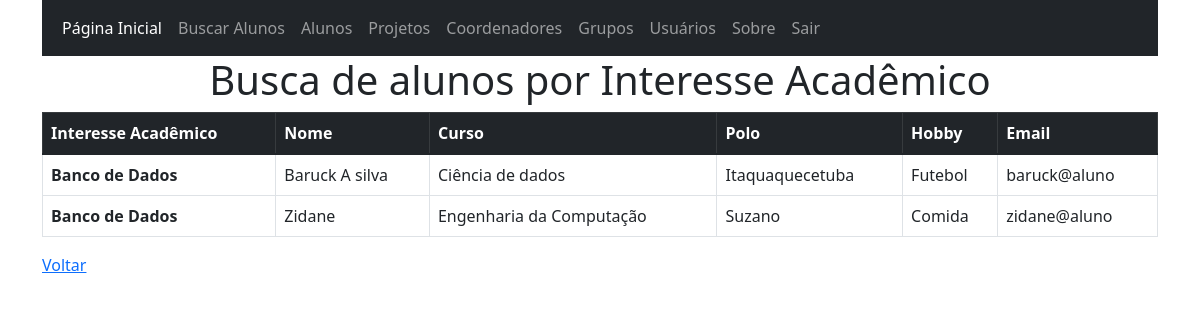
Screenshot of /busca_por_interesse (signed in) with the database file from the repository.
### app.py (models this page shows, shortened)
class alunos(db.Model):
    ra = db.Column(db.Integer, primary_key=True)
    nome = db.Column(db.String(50))
    email = db.Column(db.String(50))
    senha = db.Column(db.String(50))
    curso = db.Column(db.String(50))
    polo = db.Column(db.String(50))
    interesse = db.Column(db.String(50))
    hobby = db.Column(db.String(50))
    telefone = db.Column(db.String(15))
    tipo_usuario = db.Column(db.String(20))
    projeto_id = db.Column(db.Integer, ForeignKey('projetos.id'))
    grupo_id = db.Column(db.Integer, ForeignKey('grupos.id'))

### app.py (the view)
@app.route('/busca_por_interesse', methods=['GET','POST'])
def busca_por_interesse():
    aluno_teste = {
        "nome":"Aluno Teste",
        "curso":"Engenharia da Computação",
        "polo":"Santa Isabel",
        "interesse":"Banco de Dados",
        "hobby":"Futebol"
    }
    integrantes = alunos.query.filter_by(interesse=aluno_teste['interesse'])
    return render_template('busca_por_interesse.html', integrantes=integrantes)

### app.py (called while the page is built)
@login_manager.user_loader
def load_user(user_id):
    return usuarios.query.get(user_id)

### templates/busca_por_interesse.html
{% extends 'base.html' %}
{% block conteudo %}
    <h1 align="center">Busca de alunos por Interesse Acadêmico</h1>
    <table class="table table-bordered table-hover">
        <thead class="table-dark">
            <th scope="col">Interesse Acadêmico</th>
            <th scope="col">Nome</th>
            <th scope="col">Curso</th>
            <th scope="col">Polo</th>
            <th scope="col">Hobby</th>
            <th scope="col">Email</th>
        </thead>
        <tbody>
            {% for aluno in integrantes %}
                <tr>
                    <td><strong>{{aluno.interesse}}</strong></td>
                    <td>{{aluno.nome}}</td>
                    <td>{{aluno.curso}}</td>
                    <td>{{aluno.polo}}</td>
                    <td>{{aluno.hobby}}</td>
                    <td>{{aluno.email}}</td>
                </tr>
            {% endfor %}
        </tbody>
    </table>
    <a href="{{url_for('buscar_alunos')}}">Voltar</a>
{% endblock conteudo %}

### rows the page displays
alunos: interesse "Banco de Dados", nome "Baruck A silva", curso "Ciência de dados", polo "Itaquaquecetuba", hobby "Futebol", email "baruck@aluno"
alunos: interesse "Banco de Dados", nome "Zidane", curso "Engenharia da Computação", polo "Suzano", hobby "Comida", email "zidane@aluno"
